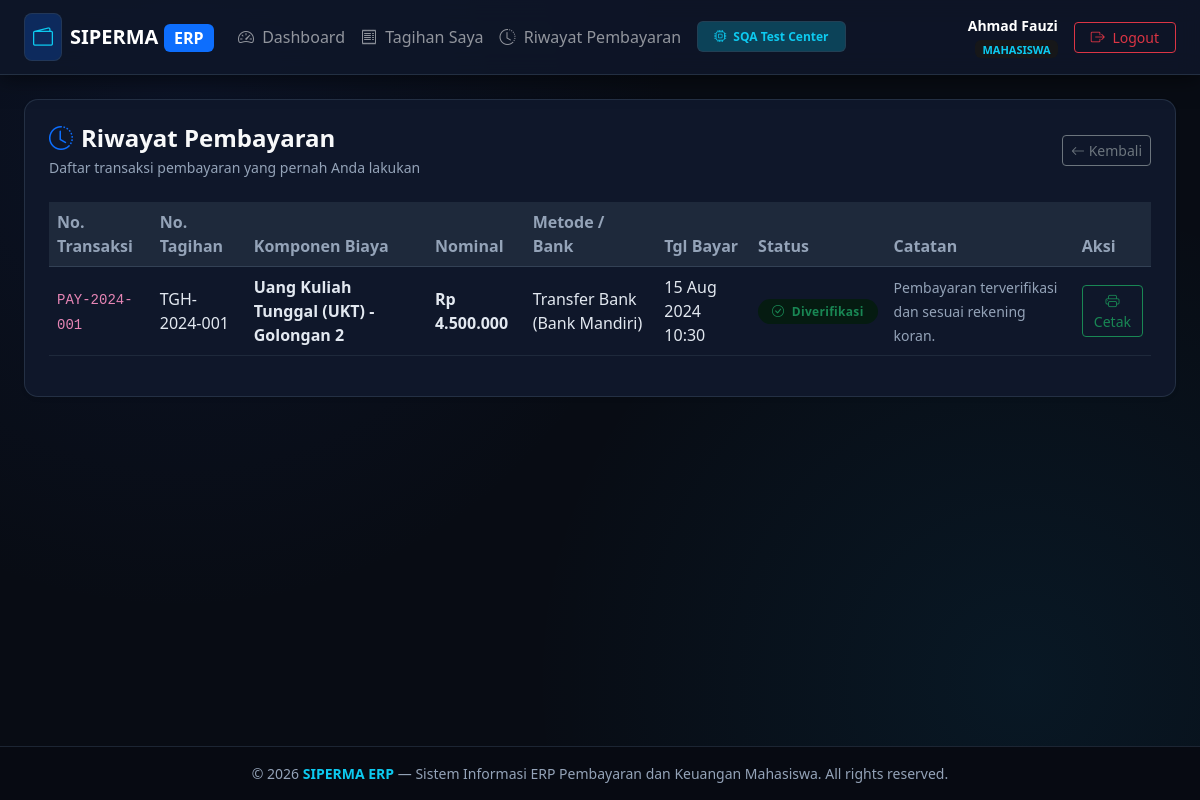
The app's page /mahasiswa/riwayat (signed in) with its own data.
### tables this page shows
CREATE TABLE mahasiswa (
    id INTEGER PRIMARY KEY AUTOINCREMENT,
    user_id INTEGER NULL,
    nim VARCHAR(20) UNIQUE NOT NULL,
    nama VARCHAR(100) NOT NULL,
    prodi VARCHAR(100) NOT NULL,
    angkatan VARCHAR(10) NOT NULL,
    email VARCHAR(100),
    telepon VARCHAR(20),
    status VARCHAR(20) DEFAULT 'aktif' CHECK(status IN ('aktif', 'cuti', 'lulus', 'drop_out')),
    created_at DATETIME DEFAULT CURRENT_TIMESTAMP,
    FOREIGN KEY (user_id) REFERENCES users(id) ON DELETE SET NULL
);

CREATE TABLE pembayaran (
    id INTEGER PRIMARY KEY AUTOINCREMENT,
    nomor_transaksi VARCHAR(50) UNIQUE NOT NULL,
    tagihan_id INTEGER NOT NULL,
    mahasiswa_id INTEGER NOT NULL,
    nominal_bayar DECIMAL(12,2) NOT NULL,
    metode_pembayaran VARCHAR(50) NOT NULL,
    bank_tujuan VARCHAR(50),
    bukti_transfer VARCHAR(255) NOT NULL,
    tanggal_bayar DATETIME NOT NULL,
    status VARCHAR(20) DEFAULT 'menunggu_verifikasi' CHECK(status IN ('menunggu_verifikasi', 'diverifikasi', 'ditolak')),
    diverifikasi_oleh INTEGER NULL,
    tanggal_verifikasi DATETIME NULL,
    catatan TEXT NULL,
    created_at DATETIME DEFAULT CURRENT_TIMESTAMP,
    FOREIGN KEY (tagihan_id) REFERENCES tagihan(id) ON DELETE CASCADE,
    FOREIGN KEY (mahasiswa_id) REFERENCES mahasiswa(id) ON DELETE CASCADE,
    FOREIGN KEY (diverifikasi_oleh) REFERENCES users(id) ON DELETE SET NULL
);

CREATE TABLE tagihan (
    id INTEGER PRIMARY KEY AUTOINCREMENT,
    nomor_tagihan VARCHAR(50) UNIQUE NOT NULL,
    mahasiswa_id INTEGER NOT NULL,
    jenis_biaya_id INTEGER NOT NULL,
    semester VARCHAR(20) NOT NULL,
    nominal DECIMAL(12,2) NOT NULL,
    tanggal_terbit DATE NOT NULL,
    tanggal_jatuh_tempo DATE NOT NULL,
    status VARCHAR(20) DEFAULT 'belum_bayar' CHECK(status IN ('belum_bayar', 'menunggu_verifikasi', 'lunas', 'ditolak', 'dibatalkan')),
    created_at DATETIME DEFAULT CURRENT_TIMESTAMP,
    FOREIGN KEY (mahasiswa_id) REFERENCES mahasiswa(id) ON DELETE CASCADE,
    FOREIGN KEY (jenis_biaya_id) REFERENCES jenis_biaya(id) ON DELETE RESTRICT
);

CREATE TABLE jenis_biaya (
    id INTEGER PRIMARY KEY AUTOINCREMENT,
    kode VARCHAR(20) UNIQUE NOT NULL,
    nama VARCHAR(100) NOT NULL,
    nominal_default DECIMAL(12,2) NOT NULL,
    keterangan TEXT,
    status VARCHAR(20) DEFAULT 'aktif' CHECK(status IN ('aktif', 'nonaktif')),
    created_at DATETIME DEFAULT CURRENT_TIMESTAMP
);

### src/Views/mahasiswa/riwayat.php (the view)
<?php $pageTitle = 'Riwayat Pembayaran'; require_once __DIR__ . '/../layouts/header.php'; ?>
<div class="card card-custom bg-white p-3 p-md-4 shadow-sm">
    <div class="page-header-responsive mb-4">
        <div>
            <h4 class="fw-bold text-light mb-1"><i class="bi bi-clock-history me-2 text-primary"></i>Riwayat Pembayaran</h4>
            <p class="text-muted small mb-0">Daftar transaksi pembayaran yang pernah Anda lakukan</p>
        </div>
        <div class="page-actions-responsive">
            <a href="/mahasiswa/dashboard" class="btn btn-outline-secondary btn-sm"><i class="bi bi-arrow-left"></i> Kembali</a>
        </div>
    </div>
    <div class="table-responsive">
        <table class="table table-hover table-custom align-middle">
            <thead>
                <tr>
                    <th>No. Transaksi</th>
                    <th>No. Tagihan</th>
                    <th>Komponen Biaya</th>
                    <th>Nominal</th>
                    <th>Metode / Bank</th>
                    <th>Tgl Bayar</th>
                    <th>Status</th>
                    <th>Catatan</th>
                    <th>Aksi</th>
                </tr>
            </thead>
            <tbody>
                <?php if (empty($pembayaranList)): ?>
                <tr><td colspan="9" class="text-center text-muted py-4">Belum ada riwayat pembayaran</td></tr>
                <?php else: foreach ($pembayaranList as $p): ?>
                <tr>
                    <td><code><?= htmlspecialchars($p['nomor_transaksi']) ?></code></td>
                    <td><?= htmlspecialchars($p['nomor_tagihan']) ?></td>
                    <td><strong><?= htmlspecialchars($p['nama_biaya']) ?></strong></td>
                    <td class="fw-semibold">Rp <?= number_format($p['nominal_bayar'], 0, ',', '.') ?></td>
                    <td><?= htmlspecialchars($p['metode_pembayaran']) ?> (<?= htmlspecialchars($p['bank_tujuan']) ?>)</td>
                    <td><?= date('d M Y H:i', strtotime($p['tanggal_bayar'])) ?></td>
                    <td>
                        <?php if ($p['status'] === 'diverifikasi'): ?>
                            <span class="badge bg-success-subtle text-success badge-status"><i class="bi bi-check-circle me-1"></i> Diverifikasi</span>
                        <?php elseif ($p['status'] === 'menunggu_verifikasi'): ?>
                            <span class="badge bg-warning-subtle text-warning badge-status"><i class="bi bi-hourglass-split me-1"></i> Menunggu Verifikasi</span>
                        <?php elseif ($p['status'] === 'ditolak'): ?>
                            <span class="badge bg-danger-subtle text-danger badge-status"><i class="bi bi-x-circle me-1"></i> Ditolak</span>
                        <?php endif; ?>
                    </td>
                    <td><small class="text-muted"><?= htmlspecialchars($p['catatan'] ?? '-') ?></small></td>
                    <td>
                        <?php if ($p['status'] === 'diverifikasi'): ?>
                            <a href="/mahasiswa/cetak?tagihan_id=<?= $p['tagihan_id'] ?>" target="_blank" class="btn btn-sm btn-outline-success"><i class="bi bi-printer"></i> Cetak</a>
                        <?php elseif ($p['status'] === 'ditolak'): ?>
                            <a href="/mahasiswa/upload?tagihan_id=<?= $p['tagihan_id'] ?>" class="btn btn-sm btn-outline-danger"><i class="bi bi-arrow-repeat"></i> Upload Ulang</a>
                        <?php else: ?>
                            <span class="text-muted small">-</span>
                        <?php endif; ?>
                    </td>
                </tr>
                <?php endforeach; endif; ?>
            </tbody>
        </table>
    </div>
</div>
<?php require_once __DIR__ . '/../layouts/footer.php'; ?>

### src/Views/layouts/header.php (shortened to what this page needs)
<?php
$currentUser = $_SESSION['user'] ?? null;
$role = $currentUser['role'] ?? 'guest';
?>
<!DOCTYPE html>
<html lang="id" data-bs-theme="dark">
<head>
    <link href="https://cdn.jsdelivr.net/npm/bootstrap@5.3.3/dist/css/bootstrap.min.css" rel="stylesheet">
    <link rel="stylesheet" href="https://cdn.jsdelivr.net/npm/bootstrap-icons@1.11.3/font/bootstrap-icons.min.css">
</head>
<body>
<?php if ($currentUser): ?>
<nav class="navbar navbar-expand-lg navbar-dark navbar-custom sticky-top">
    <div class="container-fluid px-3 px-md-4">
        <a class="navbar-brand fw-bold d-flex align-items-center gap-2" href="/dashboard">
            <span class="d-inline-flex p-1 p-sm-2 rounded-3 bg-primary bg-opacity-25 text-info border border-info border-opacity-25">
                <i class="bi bi-wallet2 fs-5"></i>
            </span>
            <span class="fs-5 tracking-wide">SIPERMA <span class="badge bg-primary text-white fs-6">ERP</span></span>
        </a>
        <div class="collapse navbar-collapse" id="navMenu">
            <ul class="navbar-nav me-auto mb-2 mb-lg-0">
                <li class="nav-item">
                    <a class="nav-link" href="/dashboard"><i class="bi bi-speedometer2 me-1"></i> Dashboard</a>
                </li>
                <?php if ($role === 'mahasiswa'): ?>
                <li class="nav-item"><a class="nav-link" href="/mahasiswa/tagihan"><i class="bi bi-receipt me-1"></i> Tagihan Saya</a></li>
                <li class="nav-item"><a class="nav-link" href="/mahasiswa/riwayat"><i class="bi bi-clock-history me-1"></i> Riwayat Pembayaran</a></li>
                <?php endif; ?>
                <li class="nav-item ms-lg-2">
                    <a class="nav-link badge bg-info bg-opacity-25 text-info border border-info border-opacity-50 mt-1 px-3 py-2" href="/testing">
                        <i class="bi bi-cpu me-1"></i> <strong>SQA Test Center</strong>
                    </a>
                </li>
            </ul>
            <div class="d-flex align-items-center gap-3">
                <div class="text-end d-none d-md-block">
                    <div class="fw-semibold text-white small"><?= htmlspecialchars($currentUser['name'] ?? 'User') ?></div>
                    <span class="badge bg-secondary-subtle text-info text-uppercase" style="font-size: 11px;"><?= htmlspecialchars($currentUser['role'] ?? '') ?></span>
                </div>
                <a href="/logout" class="btn btn-outline-danger btn-sm px-3"><i class="bi bi-box-arrow-right me-1"></i> Logout</a>
            </div>
        </div>
    </div>
</nav>
<?php endif; ?>
<main class="py-3 py-md-4 flex-grow-1">
    <div class="container-fluid px-3 px-md-4">

### src/Views/layouts/header.php (style rules this page uses)
:root { --bg-dark: #07090e; --bg-surface: #0f172a; --bg-card: #131b2e; --border-color: #1e293b; --primary-accent: #3b82f6; --text-primary: #f8fafc; --text-muted: #94a3b8; }
*, *::before, *::after { box-sizing: border-box; }
html, body { overflow-x: hidden; max-width: 100vw; width: 100%; }
body { font-family: 'Segoe UI', system-ui, -apple-system, sans-serif; background: #080c14; background-image: radial-gradient(circle at 15% 15%, rgba(30, 58, 138, 0.15) 0%, transparent 40%), radial-gradient(circle at 85% 85%, rgba(14, 165, 233, 0.08) 0%, transparent 40%); background-attachment: fixed; color: #f1f5f9; min-height: 100vh; display: flex; flex-direction: column; }
.navbar-custom { background: rgba(15, 23, 42, 0.85); backdrop-filter: blur(12px); border-bottom: 1px solid rgba(51, 65, 85, 0.6); box-shadow: 0 4px 20px rgba(0,0,0,0.5); }
.card-custom { background-color: #0f172a; border: 1px solid rgba(51, 65, 85, 0.6); border-radius: 14px; box-shadow: 0 8px 30px rgba(0,0,0,0.4); color: #f1f5f9; transition: all 0.25s ease; }
.table-custom { color: #f1f5f9 !important; }
.table-custom th { background-color: #1e293b !important; color: #94a3b8 !important; border-color: #334155 !important; font-weight: 600; }
.table-custom td { background-color: transparent !important; border-color: #1e293b !important; color: #e2e8f0 !important; }
.badge-status { padding: 6px 14px; border-radius: 20px; font-weight: 600; font-size: 12px; letter-spacing: 0.3px; }
.border-top, .border-bottom, .border { border-color: rgba(51, 65, 85, 0.6) !important; }
.bg-white { background-color: #0f172a !important; color: #f8fafc !important; }
.text-muted { color: #94a3b8 !important; }
.page-header-responsive { display: flex; flex-direction: column; gap: 12px; margin-bottom: 1.5rem; }
@media (min-width: 768px) { .page-header-responsive { flex-direction: row; justify-content: space-between; align-items: center; gap: 1rem; } }
.page-actions-responsive { display: flex; flex-wrap: wrap; gap: 8px; width: 100%; }
@media (min-width: 768px) { .page-actions-responsive { width: auto; } }
.page-actions-responsive .btn { flex: 1 1 auto; text-align: center; white-space: nowrap; }
@media (min-width: 768px) { .page-actions-responsive .btn { flex: 0 0 auto; } }

### records on screen
mahasiswa: nama "Ahmad Fauzi"
pembayaran: nomor_transaksi "PAY-2024-001", tagihan.nomor_tagihan "TGH-2024-001", jenis_biaya.nama "Uang Kuliah Tunggal (UKT) - Golongan 2", nominal_bayar "4.500.000", metode_pembayaran "Transfer Bank", bank_tujuan "Bank Mandiri", tanggal_bayar "15 Aug 2024 10:30", status "diverifikasi" (drawn), catatan "Pembayaran terverifikasi dan sesuai rekening koran."

### other values on screen
$currentUser['role'] "MAHASISWA"
